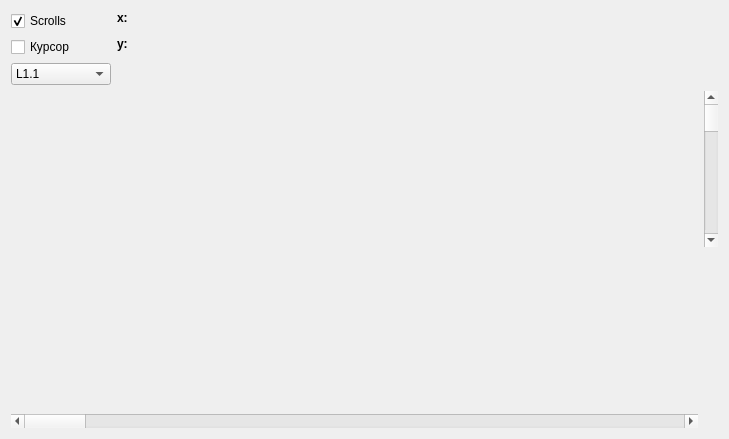
<?xml version="1.0" encoding="UTF-8"?>
<ui version="4.0">
 <class>Form</class>
 <widget class="QWidget" name="Form">
  <property name="geometry">
   <rect>
    <x>0</x>
    <y>0</y>
    <width>729</width>
    <height>439</height>
   </rect>
  </property>
  <property name="windowTitle">
   <string>Form</string>
  </property>
  <property name="layoutDirection">
   <enum>Qt::LeftToRight</enum>
  </property>
  <layout class="QGridLayout" name="gridLayout">
   <item row="0" column="1">
    <widget class="QLabel" name="label_2">
     <property name="text">
      <string>&lt;html&gt;&lt;head/&gt;&lt;body&gt;&lt;p&gt;&lt;span style=&quot; font-weight:700;&quot;&gt;x:&lt;/span&gt;&lt;/p&gt;&lt;/body&gt;&lt;/html&gt;</string>
     </property>
     <property name="alignment">
      <set>Qt::AlignLeading|Qt::AlignLeft|Qt::AlignTop</set>
     </property>
    </widget>
   </item>
   <item row="1" column="0">
    <widget class="QCheckBox" name="checkBox_2">
     <property name="text">
      <string>Курсор</string>
     </property>
    </widget>
   </item>
   <item row="6" column="0" colspan="2">
    <widget class="QScrollBar" name="horizontalScrollBar">
     <property name="orientation">
      <enum>Qt::Horizontal</enum>
     </property>
    </widget>
   </item>
   <item row="2" column="0">
    <widget class="QComboBox" name="comboBox">
     <item>
      <property name="text">
       <string>L1.1</string>
      </property>
     </item>
     <item>
      <property name="text">
       <string>L2.1</string>
      </property>
     </item>
     <item>
      <property name="text">
       <string>L3.1</string>
      </property>
     </item>
     <item>
      <property name="text">
       <string>L1.2</string>
      </property>
     </item>
     <item>
      <property name="text">
       <string>L2.2</string>
      </property>
     </item>
     <item>
      <property name="text">
       <string>L3.2</string>
      </property>
     </item>
     <item>
      <property name="text">
       <string>L1.3</string>
      </property>
     </item>
     <item>
      <property name="text">
       <string>L2.3</string>
      </property>
     </item>
     <item>
      <property name="text">
       <string>L3.3</string>
      </property>
     </item>
    </widget>
   </item>
   <item row="4" column="0" rowspan="2" colspan="2">
    <layout class="QHBoxLayout" name="horizontalLayout_2">
     <item>
      <widget class="QCustomPlot" name="plot_1" native="true">
       <property name="sizePolicy">
        <sizepolicy hsizetype="Expanding" vsizetype="Expanding">
         <horstretch>0</horstretch>
         <verstretch>0</verstretch>
        </sizepolicy>
       </property>
       <property name="maximumSize">
        <size>
         <width>1920</width>
         <height>1080</height>
        </size>
       </property>
      </widget>
     </item>
     <item>
      <widget class="QCustomPlot" name="plot_0" native="true">
       <property name="sizePolicy">
        <sizepolicy hsizetype="Expanding" vsizetype="Expanding">
         <horstretch>0</horstretch>
         <verstretch>0</verstretch>
        </sizepolicy>
       </property>
       <property name="maximumSize">
        <size>
         <width>1920</width>
         <height>1080</height>
        </size>
       </property>
      </widget>
     </item>
    </layout>
   </item>
   <item row="1" column="1">
    <widget class="QLabel" name="label">
     <property name="text">
      <string>&lt;html&gt;&lt;head/&gt;&lt;body&gt;&lt;p&gt;&lt;span style=&quot; font-weight:700;&quot;&gt;y:&lt;/span&gt;&lt;/p&gt;&lt;/body&gt;&lt;/html&gt;</string>
     </property>
     <property name="alignment">
      <set>Qt::AlignLeading|Qt::AlignLeft|Qt::AlignTop</set>
     </property>
    </widget>
   </item>
   <item row="4" column="2">
    <widget class="QScrollBar" name="verticalScrollBar">
     <property name="orientation">
      <enum>Qt::Vertical</enum>
     </property>
    </widget>
   </item>
   <item row="0" column="0">
    <widget class="QCheckBox" name="checkBox">
     <property name="sizePolicy">
      <sizepolicy hsizetype="Minimum" vsizetype="Fixed">
       <horstretch>0</horstretch>
       <verstretch>0</verstretch>
      </sizepolicy>
     </property>
     <property name="maximumSize">
      <size>
       <width>100</width>
       <height>16777215</height>
      </size>
     </property>
     <property name="text">
      <string>Scrolls</string>
     </property>
     <property name="checked">
      <bool>true</bool>
     </property>
    </widget>
   </item>
  </layout>
 </widget>
 <customwidgets>
  <customwidget>
   <class>QCustomPlot</class>
   <extends>QWidget</extends>
   <header>../../qcustomplot.h</header>
   <container>1</container>
  </customwidget>
 </customwidgets>
 <resources/>
 <connections/>
</ui>
